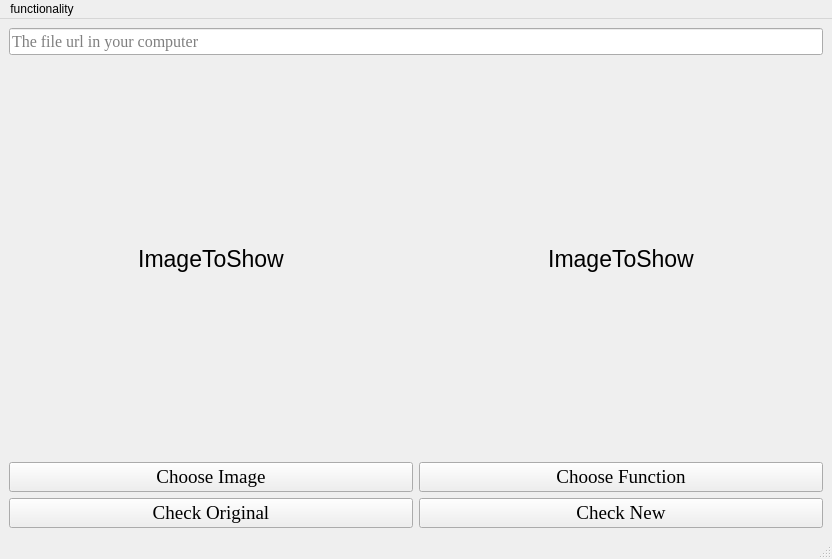
<?xml version="1.0" encoding="UTF-8"?>
<ui version="4.0">
 <class>MainWindow</class>
 <widget class="QMainWindow" name="MainWindow">
  <property name="enabled">
   <bool>true</bool>
  </property>
  <property name="geometry">
   <rect>
    <x>0</x>
    <y>0</y>
    <width>832</width>
    <height>559</height>
   </rect>
  </property>
  <property name="sizePolicy">
   <sizepolicy hsizetype="Preferred" vsizetype="Preferred">
    <horstretch>0</horstretch>
    <verstretch>0</verstretch>
   </sizepolicy>
  </property>
  <property name="windowTitle">
   <string>MainWindow</string>
  </property>
  <widget class="QWidget" name="centralwidget">
   <property name="sizePolicy">
    <sizepolicy hsizetype="Preferred" vsizetype="Preferred">
     <horstretch>0</horstretch>
     <verstretch>0</verstretch>
    </sizepolicy>
   </property>
   <layout class="QGridLayout" name="gridLayout">
    <item row="2" column="0">
     <widget class="QPushButton" name="openImageButton">
      <property name="sizePolicy">
       <sizepolicy hsizetype="Minimum" vsizetype="Fixed">
        <horstretch>0</horstretch>
        <verstretch>0</verstretch>
       </sizepolicy>
      </property>
      <property name="font">
       <font>
        <family>Times New Roman</family>
        <pointsize>14</pointsize>
       </font>
      </property>
      <property name="text">
       <string>Choose Image</string>
      </property>
     </widget>
    </item>
    <item row="0" column="0" colspan="2">
     <widget class="QLineEdit" name="urlEdit">
      <property name="font">
       <font>
        <family>Times New Roman</family>
        <pointsize>12</pointsize>
       </font>
      </property>
      <property name="dragEnabled">
       <bool>true</bool>
      </property>
      <property name="readOnly">
       <bool>true</bool>
      </property>
      <property name="placeholderText">
       <string>The file url in your computer</string>
      </property>
     </widget>
    </item>
    <item row="2" column="1">
     <widget class="QPushButton" name="openFunctionButton">
      <property name="sizePolicy">
       <sizepolicy hsizetype="Minimum" vsizetype="Fixed">
        <horstretch>0</horstretch>
        <verstretch>0</verstretch>
       </sizepolicy>
      </property>
      <property name="font">
       <font>
        <family>Times New Roman</family>
        <pointsize>14</pointsize>
       </font>
      </property>
      <property name="text">
       <string>Choose Function</string>
      </property>
     </widget>
    </item>
    <item row="1" column="1">
     <widget class="QLabel" name="imageLabelDisposed">
      <property name="font">
       <font>
        <pointsize>17</pointsize>
       </font>
      </property>
      <property name="contextMenuPolicy">
       <enum>Qt::DefaultContextMenu</enum>
      </property>
      <property name="autoFillBackground">
       <bool>false</bool>
      </property>
      <property name="text">
       <string>ImageToShow</string>
      </property>
      <property name="scaledContents">
       <bool>true</bool>
      </property>
      <property name="alignment">
       <set>Qt::AlignCenter</set>
      </property>
     </widget>
    </item>
    <item row="1" column="0">
     <widget class="QLabel" name="imageLabel">
      <property name="font">
       <font>
        <pointsize>17</pointsize>
       </font>
      </property>
      <property name="contextMenuPolicy">
       <enum>Qt::DefaultContextMenu</enum>
      </property>
      <property name="autoFillBackground">
       <bool>false</bool>
      </property>
      <property name="text">
       <string>ImageToShow</string>
      </property>
      <property name="scaledContents">
       <bool>true</bool>
      </property>
      <property name="alignment">
       <set>Qt::AlignCenter</set>
      </property>
     </widget>
    </item>
    <item row="3" column="0">
     <widget class="QPushButton" name="checkOriginal">
      <property name="sizePolicy">
       <sizepolicy hsizetype="Minimum" vsizetype="Fixed">
        <horstretch>0</horstretch>
        <verstretch>0</verstretch>
       </sizepolicy>
      </property>
      <property name="font">
       <font>
        <family>Times New Roman</family>
        <pointsize>14</pointsize>
       </font>
      </property>
      <property name="text">
       <string>Check Original</string>
      </property>
     </widget>
    </item>
    <item row="3" column="1">
     <widget class="QPushButton" name="checkNew">
      <property name="sizePolicy">
       <sizepolicy hsizetype="Minimum" vsizetype="Fixed">
        <horstretch>0</horstretch>
        <verstretch>0</verstretch>
       </sizepolicy>
      </property>
      <property name="font">
       <font>
        <family>Times New Roman</family>
        <pointsize>14</pointsize>
       </font>
      </property>
      <property name="text">
       <string>Check New</string>
      </property>
     </widget>
    </item>
   </layout>
  </widget>
  <widget class="QMenuBar" name="menubar">
   <property name="geometry">
    <rect>
     <x>0</x>
     <y>0</y>
     <width>832</width>
     <height>26</height>
    </rect>
   </property>
   <widget class="QMenu" name="functionality">
    <property name="title">
     <string>functionality</string>
    </property>
    <addaction name="scale"/>
    <addaction name="actionrotate"/>
   </widget>
   <addaction name="functionality"/>
  </widget>
  <widget class="QStatusBar" name="statusbar"/>
  <action name="scale">
   <property name="text">
    <string>scale</string>
   </property>
  </action>
  <action name="actionrotate">
   <property name="text">
    <string>rotate</string>
   </property>
  </action>
 </widget>
 <resources/>
 <connections/>
</ui>
